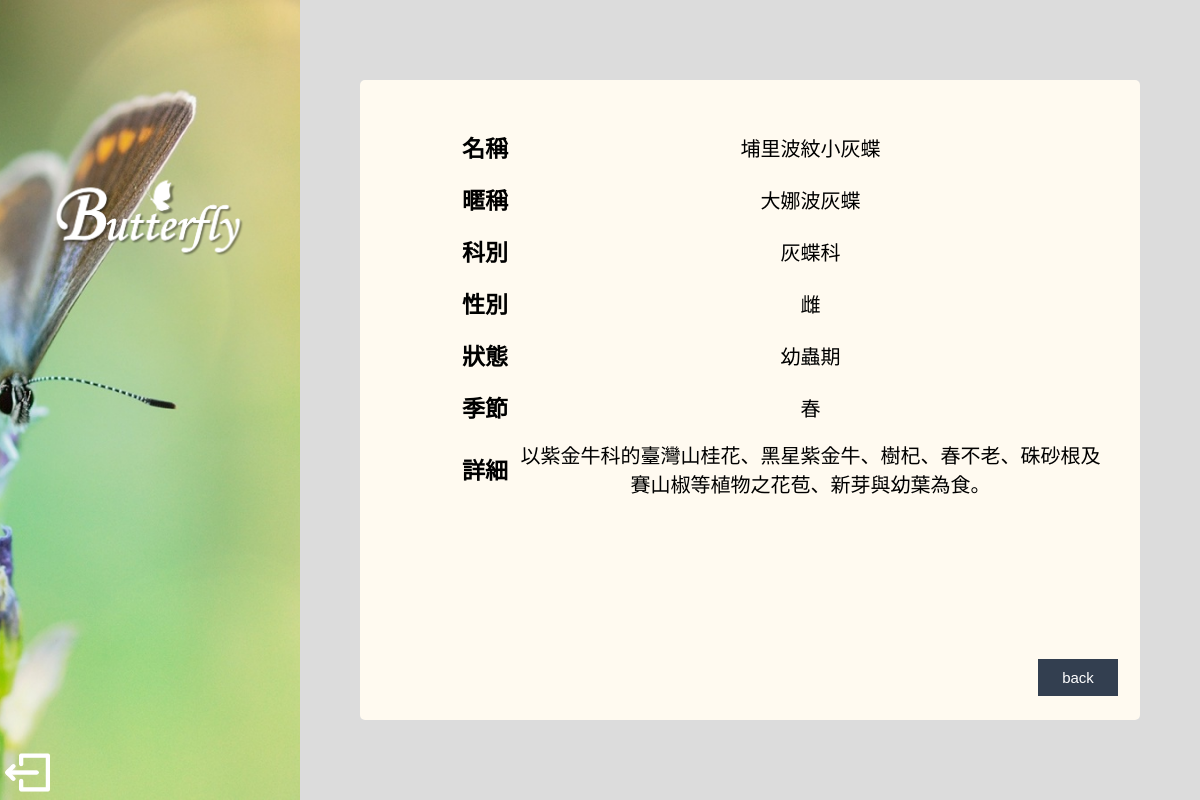
The app's page /user_intro.php?id=9, older data.
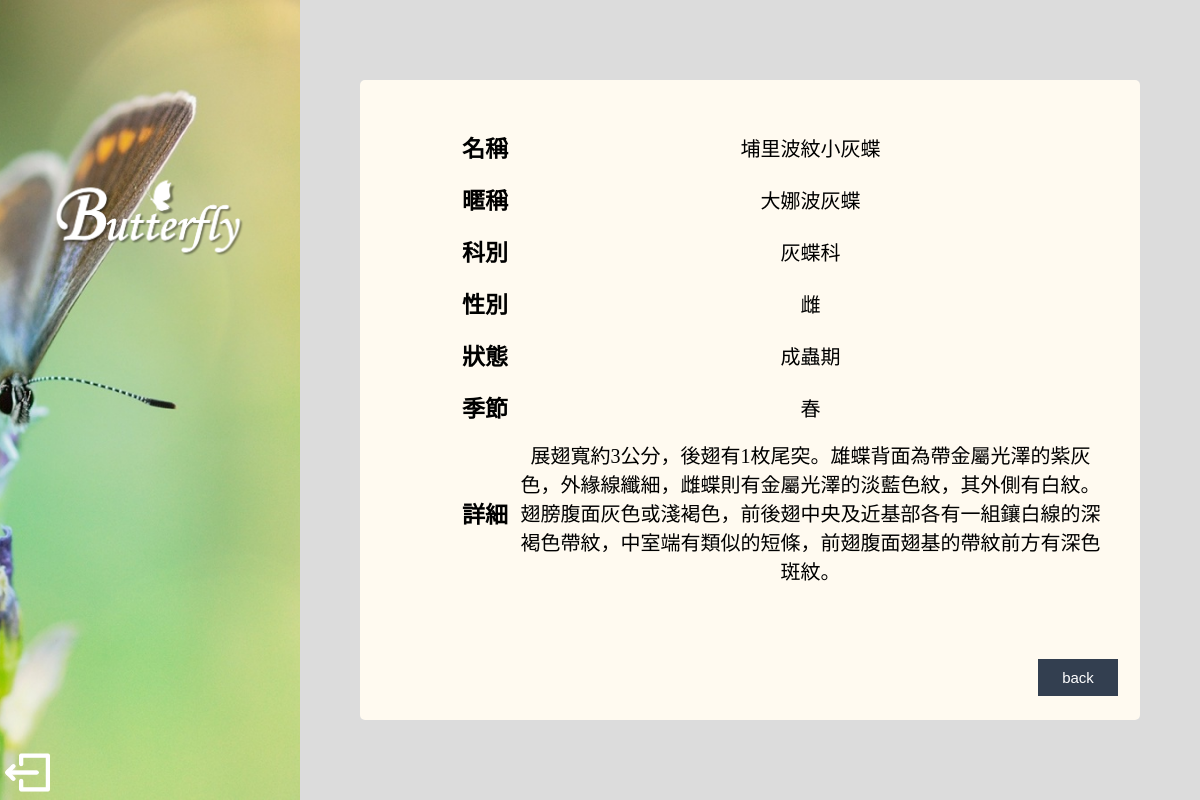
The same page, newer data.
### tables this page shows
CREATE TABLE `img` (
  `id` int(11) NOT NULL,
  `src` varchar(150) NOT NULL,
  `b_name` varchar(50) NOT NULL,
  `b_stage` varchar(50) NOT NULL,
  `date` date NOT NULL,
  `author` varchar(20) NOT NULL
);

CREATE TABLE `butterfly` (
  `id` int(11) NOT NULL,
  `name` text NOT NULL,
  `nickname` text NOT NULL,
  `field` text NOT NULL,
  `gender` varchar(2) NOT NULL,
  `stage` text NOT NULL,
  `season` text NOT NULL,
  `description` text NOT NULL
);

### model.php (called while the page is built, shortened)
<?php
require("dbconnect.php");
function getitButterflyList($id) {
    global $conn;
	$sql = "SELECT `butterfly`.*, `img`.`src` FROM `img`, `butterfly` WHERE img.b_name=butterfly.name AND img.b_stage=butterfly.stage AND img.id=$id";
	return mysqli_query($conn, $sql);
}
?>

### user_intro.php (the view, shortened to what this page needs)
<?php
require('loginmodel.php');
require('model.php');
$id = (int)$_REQUEST['id'];
$results=getitButterflyList($id);
if ($rs=mysqli_fetch_assoc($results)) {
	$name=$rs['name'];
    $nickname=$rs['nickname'];
    $field=$rs['field'];
    $gender=$rs['gender'];
    $stage=$rs['stage'];
    $season=$rs['season'];
    $description=$rs['description'];
} else {
	echo "Your id is wrong!!";
	exit(0);
}
?>
<!DOCTYPE html PUBLIC "-//W3C//DTD XHTML 1.0 Transitional//EN" "http://www.w3.org/TR/xhtml1/DTD/xhtml1-transitional.dtd">
<html xmlns="http://www.w3.org/1999/xhtml">
<head>
<link type="text/css" rel="stylesheet" href="user_upload.css">
</head>
<body>
<div class="box" id="box1"></div>
<div id="t">
<div id="menu">
<img src="image/title.png" id="title"/>
</div>
<a href='homepage.php'><img src="image/logout.png" id="logout"/></a>
</div>
<div id="content">
<table id="f">
<tr><th>名稱</th><td class="up_d"><?php echo $name;?></td></tr>
<tr><th>暱稱</th><td class="up_d"><?php echo $nickname;?></td></tr>
<tr><th>科別</th><td class="up_d"><?php echo $field;?></td></tr>
<tr><th>性別</th><td class="up_d"><?php echo $gender;?></td></tr>
<tr><th>狀態</th><td class="up_d"><?php echo $stage;?></td></tr>
<tr><th>季節</th><td class="up_d"><?php echo $season;?></td></tr>
<tr><th>詳細</th><td class="up_d"><?php echo $description;?></td></tr>
</table>
<div id="bu">
<button class="button"><a href="view.php">back</a></button>
</div>
</div>
</body>
</html>

### user_upload.css (style rules this page uses)
body { font-family: 微軟正黑體; text-align: center; font-size:20px; background-color: #DCDCDC; }
div { box-sizing: border-box; }
.box { width: 25%; height: 100%; position: absolute; background-size: cover; background-position: center center; background-image: url(image/1.jpg); top: 0px; left: 0px; }
#box1 { z-index: -998; }
#t { //background: url(image/圖片2.png); //background-size: 450px; position: absolute; top: 0px; left: 0px; width: 25%; height: 100%; }
#title { width: 80%; position: relative; display:block; margin: auto; }
#menu { position: absolute; width: 100%; left: 0px; top: 150px; text-align:center-left; font-size:30px; font-weight: bold; }
#content { position: absolute; top: 10%; right: 5%; width: 65%; height: 80%; border-radius:5px; background-color: #FFFAF0; //background: linear-gradient(to bottom, rgba(255, 255, 255,0.8), rgba(255, 255, 255,0.8)); }
#bu { position: absolute; bottom: 20px; right: 20px; }
.button { width: 80px; border: none; padding: 8px 16px; text-align: center; text-decoration: none; display: inline-block; font-size: 15px; margin: 4px 2px; //-webkit-transition-duration: 0.4s; //transition-duration: 0.4s; cursor: pointer; background-color: #333F50; color: white; border: 2px solid #333F50; overflow: hidden; }
.button a { display: block; margin: -10em; padding: 10em; text-decoration: none; color: white; }
#f { margin: 40px 30px auto; }
th { width: 10%; padding: 8px 3px; text-align:right; font-size:23px; //border: 1px solid #ccc; }
.up_d { width: 50%; padding: 6px 0px; //border: 1px solid #ccc; text-align: center; max-height: 380px; }
#logout { position: absolute; bottom: 5px; left: 5px; width: 15%; }

Row changes from the older to the newer data that the page shows:
changed img "埔里波紋小灰蝶": butterfly.stage "幼蟲期" → "成蟲期"; butterfly.description "以紫金牛科的臺灣山桂花、黑星紫金牛、樹杞、春不老、硃砂根及賽山椒等植物之花苞、新芽與幼葉為食。" → "展翅寬約3公分，後翅有1枚尾突。雄蝶背面為帶金屬光澤的紫灰色，外緣線纖細，雌蝶則有金屬光澤的淡藍色紋，其外側有白紋。翅膀腹面灰色或淺褐色，前後翅中央及近基部各有一組鑲白線的深褐色帶紋，中室端有類似的短條，前翅腹面翅基的帶紋前方有深色斑紋。"
